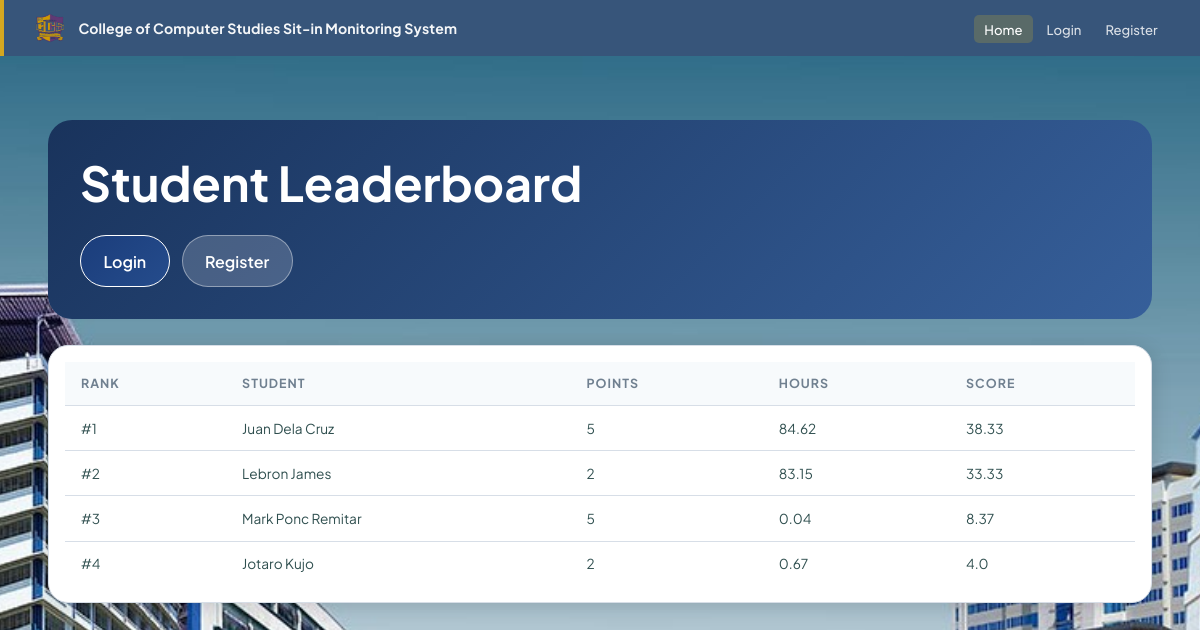
The page / on the database its author committed.
### tables this page shows
CREATE TABLE users (
            id                 INTEGER PRIMARY KEY AUTOINCREMENT,
            id_number          TEXT UNIQUE NOT NULL,
            last_name          TEXT NOT NULL,
            first_name         TEXT NOT NULL,
            middle_name        TEXT DEFAULT '',
            course             TEXT DEFAULT '',
            course_level       INTEGER DEFAULT 1,
            email              TEXT DEFAULT '',
            address            TEXT DEFAULT '',
            password           TEXT NOT NULL,
            sessions_remaining INTEGER DEFAULT 30,
            is_admin           INTEGER DEFAULT 0,
            created_at         DATETIME DEFAULT CURRENT_TIMESTAMP
        , profile_pic TEXT DEFAULT '', must_change_password INTEGER DEFAULT 0, reservation_points INTEGER DEFAULT 0, reward_points INTEGER DEFAULT 0, completed_tasks INTEGER DEFAULT 0, admin_remarks TEXT DEFAULT '');

### SYSARCH32-SITIN-MONITORING-main/app.py (the view)
@app.route('/')
def index():
    if session.get('user_id'):
        return redirect(url_for('admin_dashboard') if session.get('is_admin') else url_for('dashboard'))
    conn = get_db()
    rankings = leaderboard_entries(conn)
    user = fetch_user(conn, session.get('user_id')) if session.get('user_id') else None
    conn.close()
    return render_template(
        'landing.html',
        rankings=rankings,
        user=user,
        logo=get_logo()
    )

### SYSARCH32-SITIN-MONITORING-main/app.py (called while the page is built)
def get_db():
    conn = sqlite3.connect(DB, timeout=30)
    conn.row_factory = sqlite3.Row
    conn.execute('PRAGMA foreign_keys = ON')
    conn.execute('PRAGMA busy_timeout = 30000')
    return conn

def get_logo():
    conn = get_db()
    row = conn.execute("SELECT value FROM settings WHERE key='logo_filename'").fetchone()
    conn.close()
    return row['value'] if row else ''

def lab_capacity_map(conn):
    capacities = {lab: PC_COUNT for lab in LAB_ROOMS}
    for row in conn.execute('SELECT lab_room, capacity FROM lab_availability').fetchall():
        lab = normalize_lab_room(row['lab_room'])
        if not lab:
            continue
        try:
            capacities[lab] = max(1, int(row['capacity'] or PC_COUNT))
        except (TypeError, ValueError):
            capacities[lab] = PC_COUNT
    return capacities

@app.context_processor
def inject_lab_capacities():
    conn = get_db()
    try:
        return {'lab_capacities': lab_capacity_map(conn)}
    finally:
        conn.close()

def normalize_lab_room(value):
    value = (value or '').strip()
    return value if value in LAB_ROOMS else ''

### SYSARCH32-SITIN-MONITORING-main/templates/landing.html (shortened to what this page needs)
{% extends "base.html" %}
{% block content %}
<div class="landing-page">
  <section class="landing-hero">
    <div>
      <h1>Student Leaderboard</h1>
      <div class="landing-actions">
        {% if not session.get('user_id') %}
        <a href="{{ url_for('login') }}" class="btn btn-primary">Login</a>
        <a href="{{ url_for('register') }}" class="btn btn-secondary">Register</a>
        {% else %}
        <a href="{{ url_for('dashboard') }}" class="btn btn-primary">Go to Dashboard</a>
        {% endif %}
      </div>
    </div>
  </section>
  <section class="leader-card landing-leaderboard">
    <table class="leader-table">
      <thead>
        <tr>
          <th>Rank</th>
          <th>Student</th>
          <th>Points</th>
          <th>Hours</th>
          <th>Score</th>
        </tr>
      </thead>
      <tbody>
        {% for row in rankings %}
        <tr {% if user and row.id == user.id %}class="leader-highlight"{% endif %}>
          <td>#{{ row.rank }}</td>
          <td>{{ row.first_name }} {{ row.last_name }}</td>
          <td>{{ row.reward_points }}</td>
          <td>{{ row.total_hours }}</td>
          <td>{{ row.leaderboard_score }}</td>
        </tr>
        {% else %}
        <tr><td colspan="5">No leaderboard data yet.</td></tr>
        {% endfor %}
      </tbody>
    </table>
  </section>
</div>
{% endblock %}

### SYSARCH32-SITIN-MONITORING-main/static/style.css (style rules this page uses)
*, *::before, *::after { box-sizing: border-box; margin: 0; padding: 0; }
:root { --violet: #5B7AA8; --violet-dark: #37557A; --violet-soft: #D7E3F2; --violet-mid: #7B6CA2; --yellow: #D4A720; --yellow-dark: #A78310; --yellow-soft: #F7EDD5; --bg: #E8EFF7; --surface: #FFFFFF; --border: #BAC5D4; --border-soft: #D7DEE7; --text: #2F4F4F; --text-2: #708090; --text-3: #778899; --success: #90EE90; --success-bg: #F0FFF0; --error: #FFA07A; --error-bg: #FFF0F0; --shadow-sm: 0 1px 4px rgba(0,0,0,.1); --shadow-md: 0 4px 20px rgba(0,0,0,.15); --shadow-lg: 0 8px 40px rgba(0,0,0,.2); --radius: 12px; --radius-sm: 8px; --radius-xs: 5px; }
body { font-family: 'Plus Jakarta Sans', sans-serif; background: var(--bg); min-height: 100vh; display: flex; flex-direction: column; color: var(--text); -webkit-font-smoothing: antialiased; }
table { width: 100%; border-collapse: collapse; font-size: .855rem; }
th { text-align: left; padding: .6rem .9rem; font-size: .72rem; font-weight: 700; text-transform: uppercase; letter-spacing: .06em; color: var(--text-3); border-bottom: 2px solid var(--border); background: var(--bg); }
td { padding: .65rem .9rem; border-bottom: 1px solid var(--border-soft); vertical-align: middle; }
tr:last-child td { border-bottom: none; }

### SYSARCH32-SITIN-MONITORING-main/static/theme.css (style rules this page uses)
:root, :root[data-theme="light"] { color-scheme: light; --bg: #E8EFF7; --surface: #FFFFFF; --surface-2: #F7FAFC; --surface-3: #EEF4FB; --border: #BAC5D4; --border-soft: #D7DEE7; --text: #2F4F4F; --text-2: #708090; --text-3: #778899; --violet: #5B7AA8; --violet-dark: #37557A; --violet-soft: #D7E3F2; --violet-mid: #7B6CA2; --stat-primary: #19335C; --stat-accent: var(--violet); --yellow: #D4A720; --yellow-dark: #A78310; --yellow-soft: #F7EDD5; --success: #10B981; --success-bg: #ECFDF5; --error: #EF4444; --error-bg: #FEF2F2; --nav-bg: var(--violet-dark); --nav-text: rgba(255, 255, 255, .82); --nav-text-active: #FFFFFF; --input-bg: var(--bg); --modal-backdrop: rgba(24, 20, 46, .5); --notification-bg: #19335C; --notification-icon: #FFFFFF; --notification-border: #F4F7FB; --pc-seat-selected-bg: #fde68a; --pc-seat-selected-text: #1e293b; --pc-seat-selected-border: #facc15; --pc-seat-selected-ring: rgba(250, 204, 21, .25); --pc-seat-available-bg-start: #f2fdf3; --pc-seat-available-bg-end: #e9fbe4; --shadow-sm: 0 1px 4px rgba(0, 0, 0, .1); --shadow-md: 0 4px 20px rgba(0, 0, 0, .15); --shadow-lg: 0 8px 40px rgba(0, 0, 0, .2); }
html { background: var(--bg); }
body, nav, .admin-nav, .student-card, .admin-card, .page-card, .login-card, .reg-card, .modal-box, .notif-panel, .ep-box, input, select, textarea, button, table, th, td { transition: background-color .24s ease, background .24s ease, color .24s ease, border-color .24s ease, box-shadow .24s ease, fill .24s ease; }
body, .admin-body { background-color: var(--bg) !important; color: var(--text); }
.dropdown-menu, .modal-header, .modal-footer, .stat-row, .analytics-chip, .current-session-item, .stack-item, .leader-mini-row, .notif-item, .ep-pic-section, #alert-icon-wrap, #sf-suggestions, th, .data-table th { background: var(--surface-2) !important; border-color: var(--border-soft) !important; color: var(--text); }
td, .data-table td, .ann-item, .leader-row, .ep-tabs, .ep-footer, .notif-panel-head { border-color: var(--border-soft) !important; }
.hist-table-wrap, .leader-card { background: var(--surface) !important; border-color: var(--border-soft) !important; box-shadow: var(--shadow-md) !important; }
.hist-table, .leader-table { background: var(--surface) !important; color: var(--text) !important; }
.hist-table thead tr, .leader-table thead tr { background: var(--surface-2) !important; color: var(--text-2) !important; }
.hist-table th, .leader-table th { background: var(--surface-2) !important; border-color: var(--border-soft) !important; color: var(--text-2) !important; }
.hist-table td, .leader-table td { background: var(--surface) !important; border-color: var(--border-soft) !important; color: var(--text) !important; }

### rows shown on the page
users: rank "1", first_name "Juan", last_name "Dela Cruz", reward_points "5", total_hours "84.62", leaderboard_score "38.33"
users: rank "2", first_name "Lebron", last_name "James", reward_points "2", total_hours "83.15", leaderboard_score "33.33"
users: rank "3", first_name "Mark Ponc", last_name "Remitar", reward_points "5", total_hours "0.04", leaderboard_score "8.37"
users: rank "4", first_name "Jotaro", last_name "Kujo", reward_points "2", total_hours "0.67", leaderboard_score "4.0"
